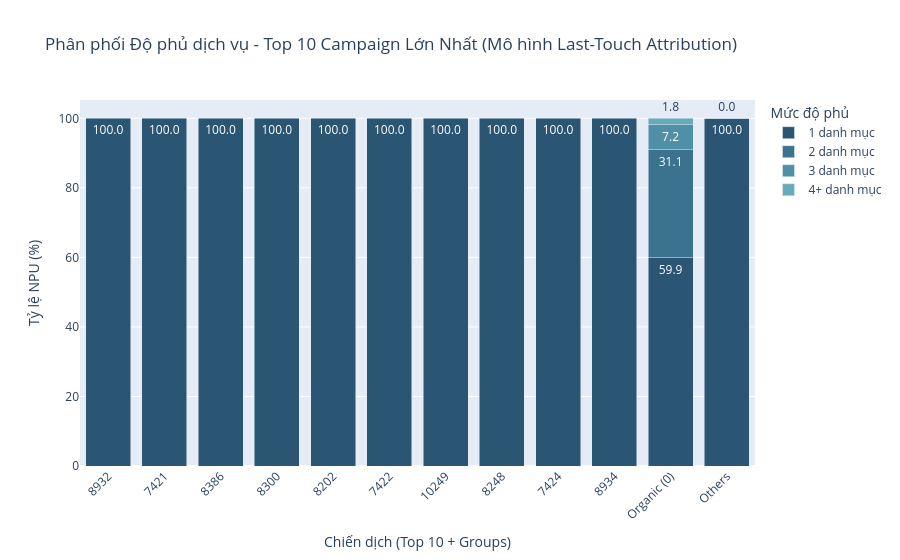

Source (notebook cell):
### Markdown cell above
- Khi gán mã chiến dịch đầu tiên cho toàn bộ lịch sử phía sau của user, sự thật được phơi bày. Khối màu xanh đậm (1 danh mục) co hẹp lại, nhường chỗ cho các dải màu mở rộng. Đặc biệt là Campaign 8248 trở thành "nhà vô địch" khi có tới 92.6% user mở rộng sang dịch vụ thứ 2, thứ 3.

- Ý nghĩa: Mô hình này chứng minh: Chiến dịch gieo mầm ban đầu có công mang về một tập user có tiềm năng gắn kết rất cao trong tương lai.

### Code cell
df_success = df_all.copy()

df_success['campaign_clean'] = df_success['campaignID'].replace(0, np.nan)

# Dùng ffill() theo từng userID: Giao dịch tự nhiên phía sau sẽ lấy mã Campaign thực tế gần nhất trước đó.
# Nếu gặp một Campaign mới khác 0, nó sẽ tự động cập nhật theo Campaign mới đó.
df_success['last_touch_campaign'] = df_success.groupby('userID')['campaign_clean'].ffill()

# Những user hoàn toàn tự nhiên ngay từ đầu (không có camp nào trước đó), điền mặc định là '0' (Organic)
df_success['last_touch_campaign'] = df_success['last_touch_campaign'].fillna('0')


# ==========================================
# BƯỚC 3: TẠO BẢNG ĐẾM ĐỘ PHỦ DỊCH VỤ (ĐÃ SỬA)
# ==========================================
# Đếm số danh mục duy nhất mỗi user sử dụng dựa trên Campaign gần nhất gánh vác giao dịch đó
user_cat_counts_fixed = df_success.groupby(['last_touch_campaign', 'userID'])['report_cat'].nunique().reset_index(name='unique_categories')


# ==========================================
# BƯỚC 4: GOM NHÓM ĐỘ PHỦ VÀ TÌM TOP 10 CAMPAIGN
# ==========================================
# Tính số lượng user cho từng mức độ phủ (1, 2, 3...) trong mỗi Campaign Last-Touch
dist_data_fixed = user_cat_counts_fixed.groupby(['last_touch_campaign', 'unique_categories']).size().reset_index(name='user_count')

# Tạo cột nhóm độ phủ để biểu đồ gọn gàng hơn
dist_data_fixed['category_group'] = dist_data_fixed['unique_categories'].apply(
    lambda x: '4+ danh mục' if x >= 4 else f'{x} danh mục'
)

# Đếm tổng lượng user của từng Campaign để lọc ra Top 10 lớn nhất
campaign_volume = dist_data_fixed.groupby('last_touch_campaign')['user_count'].sum().reset_index(name='total_users')

# Lọc danh sách Top 10 (loại trừ mã '0' ra nếu có để tìm đúng 10 Campaign Marketing thực tế)
top_10_campaigns = campaign_volume[campaign_volume['last_touch_campaign'] != '0'].sort_values('total_users', ascending=False).head(10)['last_touch_campaign'].tolist()

# Ép các Campaign nhỏ lẻ bên ngoài Top 10 thành nhóm "Others", và giữ riêng nhóm '0' thành "Organic (0)"
dist_data_fixed['campaign_grouped'] = dist_data_fixed['last_touch_campaign'].apply(
    lambda x: 'Organic (0)' if x == '0' else (str(int(float(x))) if x in top_10_campaigns else 'Others')
)


# ==========================================
# BƯỚC 5: TÍNH TỶ LỆ PHẦN TRĂM VÀ VẼ BIỂU ĐỒ
# ==========================================
# Tính toán lại tổng số lượng user sau khi đã phân loại vào các nhóm mới
final_dist_grouped = dist_data_fixed.groupby(['campaign_grouped', 'category_group'])['user_count'].sum().reset_index()

# Tính tỷ lệ % user cho từng nhóm mức độ phủ trên tổng số user của Campaign đó
final_dist_grouped['pct_users'] = final_dist_grouped.groupby('campaign_grouped')['user_count'].transform(lambda x: (x / x.sum()) * 100)

# Thiết lập thứ tự sắp xếp trục X: Top 10 Campaign -> cột Organic (0) -> cột Others cuối cùng
order_x = [str(int(float(c))) for c in top_10_campaigns] + ['Organic (0)', 'Others']

# Vẽ biểu đồ Cột chồng (Stacked Bar Chart) theo Last-Touch
fig_clean = px.bar(
    final_dist_grouped, 
    x='campaign_grouped', 
    y='pct_users', 
    color='category_group', 
    title='Phân phối Độ phủ dịch vụ - Top 10 Campaign Lớn Nhất (Mô hình Last-Touch Attribution)',
    labels={
        'campaign_grouped': 'Chiến dịch (Top 10 + Groups)', 
        'pct_users': 'Tỷ lệ NPU (%)', 
        'category_group': 'Mức độ phủ'
    },
    text_auto='.1f', 
    category_orders={
        "campaign_grouped": order_x,
        "category_group": ["1 danh mục", "2 danh mục", "3 danh mục", "4+ danh mục"]
    },
    color_discrete_sequence=px.colors.sequential.Teal_r 
)

# Tối ưu giao diện biểu đồ
fig_clean.update_layout(
    xaxis_tickangle=-45, 
    yaxis_title="Tỷ lệ NPU (%)",
    legend_title="Mức độ phủ",
    barmode='stack'
)

fig_clean.show()

### Figure 1 — Plotly figure (JSON) as saved in the notebook; plotly's stock layout.template omitted (floating-point values rounded to 4 significant figures)
{"data": [{"hovertemplate": "Mức độ phủ=1 danh mục<br>Chiến dịch (Top 10 + Groups)=%{x}<br>Tỷ lệ NPU (%)=%{y}<extra></extra>", "legendgroup": "1 danh mục", "marker": {"color": "rgb(42, 86, 116)", "pattern": {"shape": ""}}, "name": "1 danh mục", "orientation": "v", "showlegend": true, "textposition": "auto", "texttemplate": "%{y:.1f}", "type": "bar", "x": ["10249", "7421", "7422", "7424", "8202", "8248", "8300", "8386", "8932", "8934", "Organic (0)", "Others"], "xaxis": "x", "y": [100.0, 100.0, 100.0, 100.0, 100.0, 100.0, 100.0, 100.0, 100.0, 100.0, 59.91, 99.98], "yaxis": "y"}, {"hovertemplate": "Mức độ phủ=2 danh mục<br>Chiến dịch (Top 10 + Groups)=%{x}<br>Tỷ lệ NPU (%)=%{y}<extra></extra>", "legendgroup": "2 danh mục", "marker": {"color": "rgb(59, 115, 143)", "pattern": {"shape": ""}}, "name": "2 danh mục", "orientation": "v", "showlegend": true, "textposition": "auto", "texttemplate": "%{y:.1f}", "type": "bar", "x": ["Organic (0)", "Others"], "xaxis": "x", "y": [31.08, 0.01887], "yaxis": "y"}, {"hovertemplate": "Mức độ phủ=3 danh mục<br>Chiến dịch (Top 10 + Groups)=%{x}<br>Tỷ lệ NPU (%)=%{y}<extra></extra>", "legendgroup": "3 danh mục", "marker": {"color": "rgb(79, 144, 166)", "pattern": {"shape": ""}}, "name": "3 danh mục", "orientation": "v", "showlegend": true, "textposition": "auto", "texttemplate": "%{y:.1f}", "type": "bar", "x": ["Organic (0)"], "xaxis": "x", "y": [7.231], "yaxis": "y"}, {"hovertemplate": "Mức độ phủ=4+ danh mục<br>Chiến dịch (Top 10 + Groups)=%{x}<br>Tỷ lệ NPU (%)=%{y}<extra></extra>", "legendgroup": "4+ danh mục", "marker": {"color": "rgb(104, 171, 184)", "pattern": {"shape": ""}}, "name": "4+ danh mục", "orientation": "v", "showlegend": true, "textposition": "auto", "texttemplate": "%{y:.1f}", "type": "bar", "x": ["Organic (0)"], "xaxis": "x", "y": [1.786], "yaxis": "y"}], "layout": {"barmode": "stack", "legend": {"title": {"text": "Mức độ phủ"}, "tracegroupgap": 0}, "title": {"text": "Phân phối Độ phủ dịch vụ - Top 10 Campaign Lớn Nhất (Mô hình Last-Touch Attribution)"}, "xaxis": {"anchor": "y", "categoryarray": ["8932", "7421", "8386", "8300", "8202", "7422", "10249", "8248", "7424", "8934", "Organic (0)", "Others"], "categoryorder": "array", "domain": [0, 1], "tickangle": -45, "title": {"text": "Chiến dịch (Top 10 + Groups)"}}, "yaxis": {"anchor": "x", "domain": [0, 1], "title": {"text": "Tỷ lệ NPU (%)"}}}}
